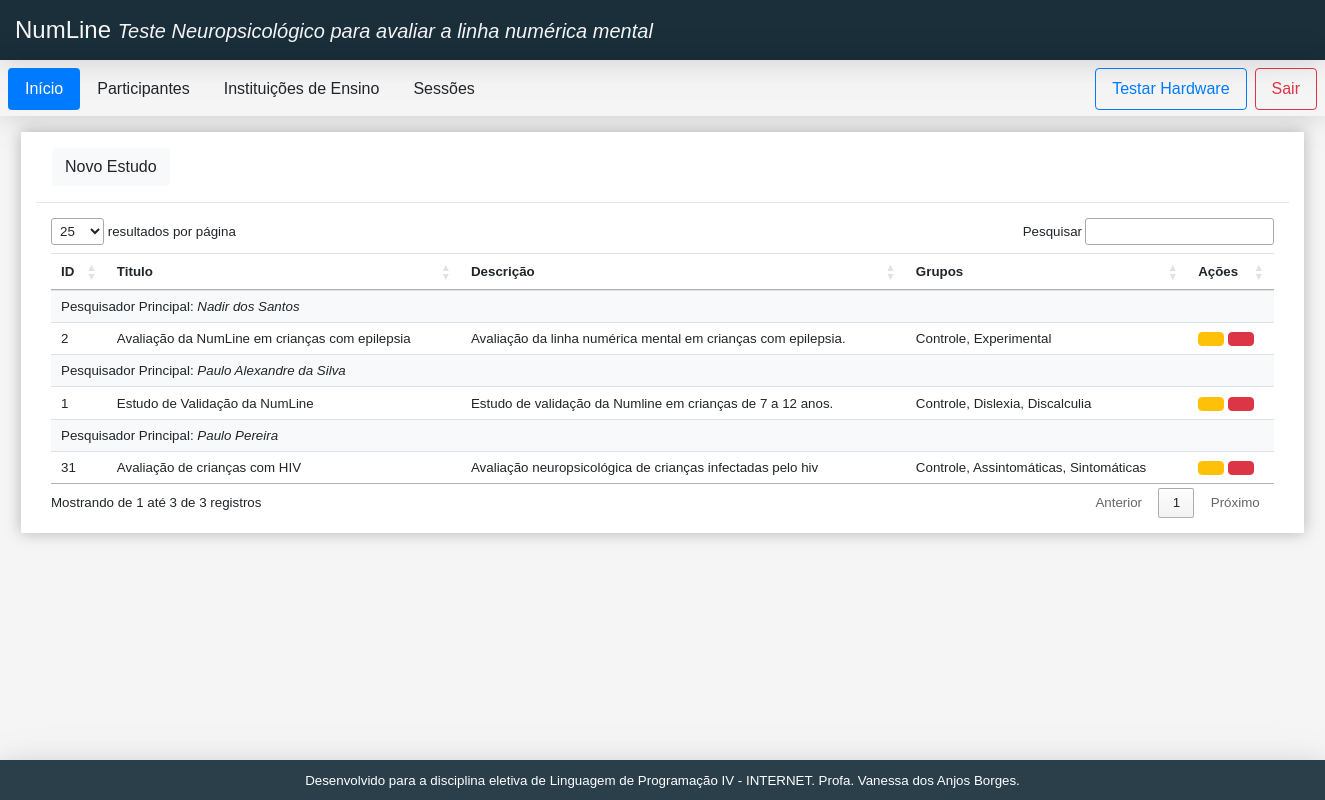
The app's page /study.php (signed in) with its own data.
### tables this page shows
CREATE TABLE IF NOT EXISTS `estudos` (
  `idEstudo` int NOT NULL AUTO_INCREMENT,
  `titulo` varchar(90) DEFAULT NULL,
  `descricao` text,
  `Usuarios_idPesquisadorPrincipal` int DEFAULT NULL,
  PRIMARY KEY (`idEstudo`),
  KEY `fk_Estudos_Usuarios1_idx` (`Usuarios_idPesquisadorPrincipal`)
);

CREATE TABLE IF NOT EXISTS `usuarios` (
  `idUsuario` int NOT NULL AUTO_INCREMENT,
  `InstituicoesEnsino_idInstituicaoEnsino` int NOT NULL,
  `nome` varchar(45) DEFAULT NULL,
  `pais` varchar(45) DEFAULT NULL,
  `email` varchar(45) DEFAULT NULL,
  `TipoDeUsuario_idTipoUsuario` int DEFAULT NULL,
  `hashSenha` text,
  `telefone` varchar(25) DEFAULT NULL,
  `tipoDoc` varchar(45) DEFAULT NULL,
  `numeroDoc` varchar(45) DEFAULT NULL,
  PRIMARY KEY (`idUsuario`),
  UNIQUE KEY `email_UNIQUE` (`email`),
  KEY `fk_Usuarios_InstituicoesEnsino1_idx` (`InstituicoesEnsino_idInstituicaoEnsino`),
  KEY `fk_Usuarios_TipoDeUsuarios1_idx` (`TipoDeUsuario_idTipoUsuario`)
);

### classes/model/dao/EstudoDAO.class.php (called while the page is built, shortened)
<?php
class EstudoDAO {
    public function consultar() {
        $this->sql = "SELECT * FROM estudos";
        try {
            $conexao = new Conexao();
            $resultado = $conexao->getCon();
            return $resultado->query($this->sql);
        } catch (Exception $e) {
            echo "Conexão não estabelecida";
            return 0;
        }
    }
}

### classes/model/dao/UsuarioDAO.class.php (called while the page is built, shortened)
<?php
class UsuarioDAO {
     public function consultarNomePeloId($idUsuario){
        $this->sql = "SELECT nome from usuarios where idUsuario = :idUsuario";
        try {
            $conexao = new Conexao();
            $executar = $conexao->getCon()->prepare($this->sql);
            $executar->bindValue(":idUsuario", $idUsuario);
            $executar->execute();
            return $executar->fetch()['nome'];
        } catch (Exception $e) {
            return 0;
        }
     }
}

### classes/config/Conexao.class.php (called while the page is built)
<?php
class Conexao {
    private $con;
    public function __construct(){
        $this->con = new PDO(
            "mysql:host=localhost; dbname=eletiva_web",
            "root",
            "1986Ab14"
        );
    }
    public function getCon(){
        return $this->con;
    }
}
?>

### classes/model/dao/GrupoDAO.class.php (called while the page is built, shortened)
<?php
class GrupoDAO {
     public function consultarGruposPeloIdEstudo($Estudos_idEstudo){
        $this->sql = "SELECT idGrupo, nome from grupos where Estudos_idEstudo = :Estudos_idEstudo";
        try {
            $conexao = new Conexao();
            $executar = $conexao->getCon()->prepare($this->sql);
            $executar->bindValue(":Estudos_idEstudo", $Estudos_idEstudo);
            $executar->execute();
            return $executar->fetchAll(PDO::FETCH_ASSOC);
        } catch (Exception $e) {
            return 0;
        }
     }
}

### study.php (the view, shortened to what this page needs)
<!doctype html>
<html lang="pt-BR">
<head>
    <link rel="stylesheet" href="https://stackpath.bootstrapcdn.com/bootstrap/4.5.2/css/bootstrap.min.css">
    <link href="//netdna.bootstrapcdn.com/font-awesome/3.2.1/css/font-awesome.css" rel="stylesheet">
    <link rel="stylesheet" href="template/style.css">
    <link rel="stylesheet" href="https://cdn.datatables.net/1.10.22/css/jquery.dataTables.min.css" rel="stylesheet">
<?php
    require_once("classes/config/Conexao.class.php");
    require_once("classes/model/dao/EstudoDAO.class.php");
    require_once("classes/model/dao/UsuarioDAO.class.php");
    require_once("classes/model/dao/GrupoDAO.class.php");
?>
</head>
<body>
    <div id="root">
        <div class="app">
            <?php require_once("template/header.php"); ?>
            <?php require_once("template/menu.php"); ?>
            <main class="content  p-3">
                <div class="container-fluid ">
                    <div class="p-3">
                        <a class="btn btn-light" data-toggle="collapse" href="#inserirInstituicao" role="button" aria-expanded="false" aria-controls="inserirInstituicao">
                            Novo Estudo
                        </a>
                    </div>
                    <hr class="m-0">
                    <table class="table nowrap w-100" id="tInstitution">
                        <thead>
                            <tr>
                                <th>ID</th>
                                <th>Titulo</th>
                                <th>Descrição</th>
                                <th>Grupos</th>
                                <th>Ações</th>
                            </tr>
                        </thead>
                        <tbody>
                            <?php
                            function getUserName($idUsuario) {
                                $usuarioDao = new UsuarioDAO();
                                $nomeUsuario = $usuarioDao->consultarNomePeloId($idUsuario);
                                return $nomeUsuario;
                            }
                            function getGroupNames($idEstudo) {
                                $grupoDao = new grupoDAO();
                                $nomeGrupos = "";
                                $grupos = $grupoDao->consultarGruposPeloIdEstudo($idEstudo);
                                foreach ($grupos as $grupo) {
                                    $nome = $grupo['nome'];
                                    $nomeGrupos .= $nome.", ";
                                }
                                return substr($nomeGrupos, 0,-2);
                            }
                            $dao = new EstudoDAO();
                            $estudos = $dao->consultar();
                            while ($linha = $estudos->fetch(PDO::FETCH_ASSOC)) {
                            ?>
                                <tr key="<?= $linha['idEstudo'] ?>">
                                    <td><?= $linha['idEstudo'] ?></td>
                                    <td><?= $linha['titulo'] ?></td>
                                    <td><?= $linha['descricao'] ?></td>
                                    <td><?= getUserName($linha['Usuarios_idPesquisadorPrincipal']) ?></td>
                                    <td><?= getGroupNames($linha['idEstudo']) ?></td>
                                    <td>
                                        <a href="study_alter.php?parem=alter&amp;idEstudo=<?= $linha['idEstudo'] ?>" class="btn btn-warning icon-pencil"></a>
                                        <a href="study.php?parem=delete&amp;idEstudo=<?= $linha['idEstudo'] ?>" class="btn btn-danger icon-trash" onClick="javascript: return confirm('Confirma a exclusão?');"  ></a>
                                    </td>
                                </tr>
                            <?php
                            }
                            ?>
                        </tbody>
                    </table>
                </div>
            </main>
            <?php require_once("template/footer.php"); ?>
        </div>
    </div>
</body>
</html>

### template/style.css (style rules this page uses)
:root { --bg-dark: #1A2F3A; --logo-height: 100px; --header-height: 60px; --nav-height: 56px; --aside-width: 225px; --footer-height: 40px; --shadow: 0 2px 23px 0 rgba(0, 0, 0, 0.1), 0 2px 49px 0 rgba(0, 0, 0, 0.06); }
* { box-sizing: border-box; font-family: 'Montserrat', sans-serif; }
.app { margin: 0px; display: grid; grid-template-columns: 1fr; grid-template-rows: var(--header-height) var(--nav-height) auto var(--footer-height); grid-template-areas: "header" "menu" "content" "footer"; height: 100vh; background-color: #F5F5F5; font: -webkit-control; }
main.content { grid-area: content; padding: 0px 15px 0 15px; width: 1315px; margin: 0 auto; }
main>div { background-color: #FFF; -webkit-box-shadow: 0px 0px 15px #0004; box-shadow: 0px 0px 15px #0004; }

### records on screen
estudos: idEstudo "1", titulo "Estudo de Validação da NumLine", descricao "Estudo de validação da Numline em crianças de 7 a 12 anos.", Usuarios_idPesquisadorPrincipal.nome "Paulo Alexandre da Silva", idEstudo "Controle, Dislexia, Discalculia"
estudos: idEstudo "2", titulo "Avaliação da NumLine em crianças com epilepsia", descricao "Avaliação da linha numérica mental em crianças com epilepsia.", Usuarios_idPesquisadorPrincipal.nome "Nadir dos Santos", idEstudo "Controle, Experimental"
estudos: idEstudo "31", titulo "Avaliação de crianças com HIV", descricao "Avaliação neuropsicológica de crianças infectadas pelo hiv", Usuarios_idPesquisadorPrincipal.nome "Paulo Pereira", idEstudo "Controle, Assintomáticas, Sintomáticas"
